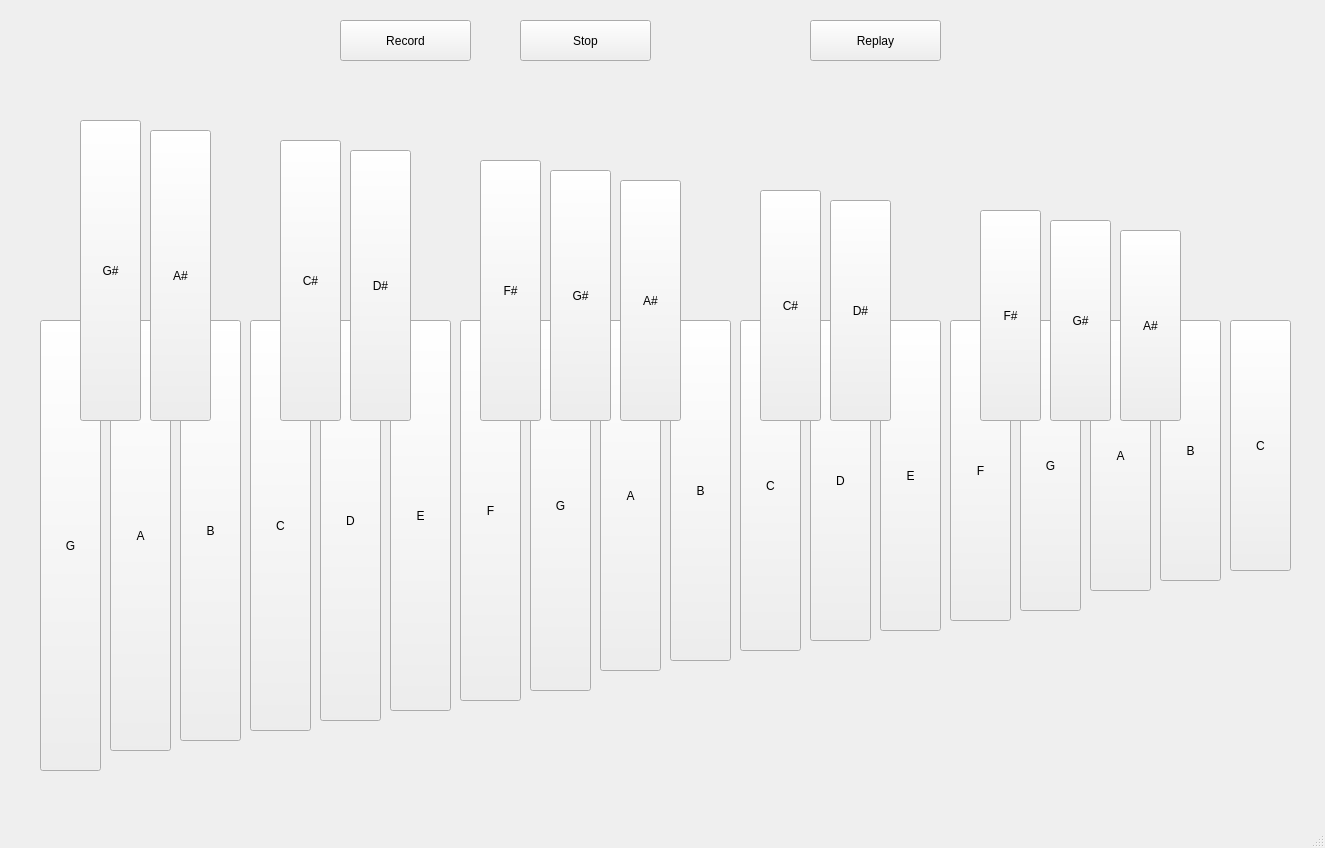
<?xml version="1.0" encoding="UTF-8"?>
<ui version="4.0">
 <class>MainWindow</class>
 <widget class="QMainWindow" name="MainWindow">
  <property name="enabled">
   <bool>true</bool>
  </property>
  <property name="geometry">
   <rect>
    <x>0</x>
    <y>0</y>
    <width>1325</width>
    <height>848</height>
   </rect>
  </property>
  <property name="minimumSize">
   <size>
    <width>1325</width>
    <height>848</height>
   </size>
  </property>
  <property name="mouseTracking">
   <bool>true</bool>
  </property>
  <property name="windowTitle">
   <string>MainWindow</string>
  </property>
  <property name="autoFillBackground">
   <bool>false</bool>
  </property>
  <widget class="QWidget" name="centralwidget">
   <property name="enabled">
    <bool>true</bool>
   </property>
   <property name="sizePolicy">
    <sizepolicy hsizetype="Preferred" vsizetype="Preferred">
     <horstretch>0</horstretch>
     <verstretch>0</verstretch>
    </sizepolicy>
   </property>
   <widget class="QPushButton" name="keyG">
    <property name="geometry">
     <rect>
      <x>40</x>
      <y>320</y>
      <width>61</width>
      <height>451</height>
     </rect>
    </property>
    <property name="text">
     <string>G</string>
    </property>
   </widget>
   <widget class="QPushButton" name="keyA">
    <property name="geometry">
     <rect>
      <x>110</x>
      <y>320</y>
      <width>61</width>
      <height>431</height>
     </rect>
    </property>
    <property name="text">
     <string>A</string>
    </property>
   </widget>
   <widget class="QPushButton" name="keyB">
    <property name="geometry">
     <rect>
      <x>180</x>
      <y>320</y>
      <width>61</width>
      <height>421</height>
     </rect>
    </property>
    <property name="text">
     <string>B</string>
    </property>
   </widget>
   <widget class="QPushButton" name="keyD">
    <property name="geometry">
     <rect>
      <x>320</x>
      <y>320</y>
      <width>61</width>
      <height>401</height>
     </rect>
    </property>
    <property name="text">
     <string>D</string>
    </property>
   </widget>
   <widget class="QPushButton" name="keyC">
    <property name="geometry">
     <rect>
      <x>250</x>
      <y>320</y>
      <width>61</width>
      <height>411</height>
     </rect>
    </property>
    <property name="text">
     <string>C</string>
    </property>
   </widget>
   <widget class="QPushButton" name="keyE">
    <property name="geometry">
     <rect>
      <x>390</x>
      <y>320</y>
      <width>61</width>
      <height>391</height>
     </rect>
    </property>
    <property name="text">
     <string>E</string>
    </property>
   </widget>
   <widget class="QPushButton" name="keyA_section2">
    <property name="geometry">
     <rect>
      <x>600</x>
      <y>320</y>
      <width>61</width>
      <height>351</height>
     </rect>
    </property>
    <property name="text">
     <string>A</string>
    </property>
   </widget>
   <widget class="QPushButton" name="keyF">
    <property name="geometry">
     <rect>
      <x>460</x>
      <y>320</y>
      <width>61</width>
      <height>381</height>
     </rect>
    </property>
    <property name="text">
     <string>F</string>
    </property>
   </widget>
   <widget class="QPushButton" name="keyG_2">
    <property name="geometry">
     <rect>
      <x>530</x>
      <y>320</y>
      <width>61</width>
      <height>371</height>
     </rect>
    </property>
    <property name="text">
     <string>G</string>
    </property>
   </widget>
   <widget class="QPushButton" name="keyB_section2">
    <property name="geometry">
     <rect>
      <x>670</x>
      <y>320</y>
      <width>61</width>
      <height>341</height>
     </rect>
    </property>
    <property name="text">
     <string>B</string>
    </property>
   </widget>
   <widget class="QPushButton" name="keyC_section2">
    <property name="geometry">
     <rect>
      <x>740</x>
      <y>320</y>
      <width>61</width>
      <height>331</height>
     </rect>
    </property>
    <property name="text">
     <string>C</string>
    </property>
   </widget>
   <widget class="QPushButton" name="keyD_section2">
    <property name="geometry">
     <rect>
      <x>810</x>
      <y>320</y>
      <width>61</width>
      <height>321</height>
     </rect>
    </property>
    <property name="text">
     <string>D</string>
    </property>
   </widget>
   <widget class="QPushButton" name="keyE_section2">
    <property name="geometry">
     <rect>
      <x>880</x>
      <y>320</y>
      <width>61</width>
      <height>311</height>
     </rect>
    </property>
    <property name="text">
     <string>E</string>
    </property>
   </widget>
   <widget class="QPushButton" name="keyF_section2">
    <property name="geometry">
     <rect>
      <x>950</x>
      <y>320</y>
      <width>61</width>
      <height>301</height>
     </rect>
    </property>
    <property name="text">
     <string>F</string>
    </property>
   </widget>
   <widget class="QPushButton" name="keyG_section3">
    <property name="geometry">
     <rect>
      <x>1020</x>
      <y>320</y>
      <width>61</width>
      <height>291</height>
     </rect>
    </property>
    <property name="text">
     <string>G</string>
    </property>
   </widget>
   <widget class="QPushButton" name="keyC_section3">
    <property name="geometry">
     <rect>
      <x>1230</x>
      <y>320</y>
      <width>61</width>
      <height>251</height>
     </rect>
    </property>
    <property name="text">
     <string>C</string>
    </property>
   </widget>
   <widget class="QPushButton" name="keyA_section3">
    <property name="geometry">
     <rect>
      <x>1090</x>
      <y>320</y>
      <width>61</width>
      <height>271</height>
     </rect>
    </property>
    <property name="text">
     <string>A</string>
    </property>
   </widget>
   <widget class="QPushButton" name="keyB_section3">
    <property name="geometry">
     <rect>
      <x>1160</x>
      <y>320</y>
      <width>61</width>
      <height>261</height>
     </rect>
    </property>
    <property name="text">
     <string>B</string>
    </property>
   </widget>
   <widget class="QPushButton" name="keyGSharp">
    <property name="geometry">
     <rect>
      <x>80</x>
      <y>120</y>
      <width>61</width>
      <height>301</height>
     </rect>
    </property>
    <property name="text">
     <string>G#</string>
    </property>
   </widget>
   <widget class="QPushButton" name="keyASharp">
    <property name="geometry">
     <rect>
      <x>150</x>
      <y>130</y>
      <width>61</width>
      <height>291</height>
     </rect>
    </property>
    <property name="text">
     <string>A#</string>
    </property>
   </widget>
   <widget class="QPushButton" name="keyCSharp">
    <property name="geometry">
     <rect>
      <x>280</x>
      <y>140</y>
      <width>61</width>
      <height>281</height>
     </rect>
    </property>
    <property name="text">
     <string>C#</string>
    </property>
   </widget>
   <widget class="QPushButton" name="keyDSharp">
    <property name="geometry">
     <rect>
      <x>350</x>
      <y>150</y>
      <width>61</width>
      <height>271</height>
     </rect>
    </property>
    <property name="text">
     <string>D#</string>
    </property>
   </widget>
   <widget class="QPushButton" name="keyFSharp_section2">
    <property name="geometry">
     <rect>
      <x>480</x>
      <y>160</y>
      <width>61</width>
      <height>261</height>
     </rect>
    </property>
    <property name="text">
     <string>F#</string>
    </property>
   </widget>
   <widget class="QPushButton" name="keyGSharp_section2">
    <property name="geometry">
     <rect>
      <x>550</x>
      <y>170</y>
      <width>61</width>
      <height>251</height>
     </rect>
    </property>
    <property name="text">
     <string>G#</string>
    </property>
   </widget>
   <widget class="QPushButton" name="keyASharp_section2">
    <property name="geometry">
     <rect>
      <x>620</x>
      <y>180</y>
      <width>61</width>
      <height>241</height>
     </rect>
    </property>
    <property name="text">
     <string>A#</string>
    </property>
   </widget>
   <widget class="QPushButton" name="keyCSharp_section2">
    <property name="geometry">
     <rect>
      <x>760</x>
      <y>190</y>
      <width>61</width>
      <height>231</height>
     </rect>
    </property>
    <property name="text">
     <string>C#</string>
    </property>
   </widget>
   <widget class="QPushButton" name="keyDSharp_section2">
    <property name="geometry">
     <rect>
      <x>830</x>
      <y>200</y>
      <width>61</width>
      <height>221</height>
     </rect>
    </property>
    <property name="text">
     <string>D#</string>
    </property>
   </widget>
   <widget class="QPushButton" name="keyFSharp_section3">
    <property name="geometry">
     <rect>
      <x>980</x>
      <y>210</y>
      <width>61</width>
      <height>211</height>
     </rect>
    </property>
    <property name="text">
     <string>F#</string>
    </property>
   </widget>
   <widget class="QPushButton" name="keyGSharp_section3">
    <property name="geometry">
     <rect>
      <x>1050</x>
      <y>220</y>
      <width>61</width>
      <height>201</height>
     </rect>
    </property>
    <property name="text">
     <string>G#</string>
    </property>
   </widget>
   <widget class="QPushButton" name="keyASharp_section3">
    <property name="geometry">
     <rect>
      <x>1120</x>
      <y>230</y>
      <width>61</width>
      <height>191</height>
     </rect>
    </property>
    <property name="text">
     <string>A#</string>
    </property>
   </widget>
   <widget class="QPushButton" name="buttonRecord">
    <property name="geometry">
     <rect>
      <x>340</x>
      <y>20</y>
      <width>131</width>
      <height>41</height>
     </rect>
    </property>
    <property name="text">
     <string>Record</string>
    </property>
   </widget>
   <widget class="QPushButton" name="buttonReplay">
    <property name="geometry">
     <rect>
      <x>810</x>
      <y>20</y>
      <width>131</width>
      <height>41</height>
     </rect>
    </property>
    <property name="text">
     <string>Replay</string>
    </property>
   </widget>
   <widget class="QPushButton" name="buttonStop">
    <property name="geometry">
     <rect>
      <x>520</x>
      <y>20</y>
      <width>131</width>
      <height>41</height>
     </rect>
    </property>
    <property name="text">
     <string>Stop</string>
    </property>
   </widget>
  </widget>
  <widget class="QMenuBar" name="menubar">
   <property name="geometry">
    <rect>
     <x>0</x>
     <y>0</y>
     <width>1325</width>
     <height>26</height>
    </rect>
   </property>
  </widget>
  <widget class="QStatusBar" name="statusbar"/>
 </widget>
 <resources/>
 <connections/>
</ui>
